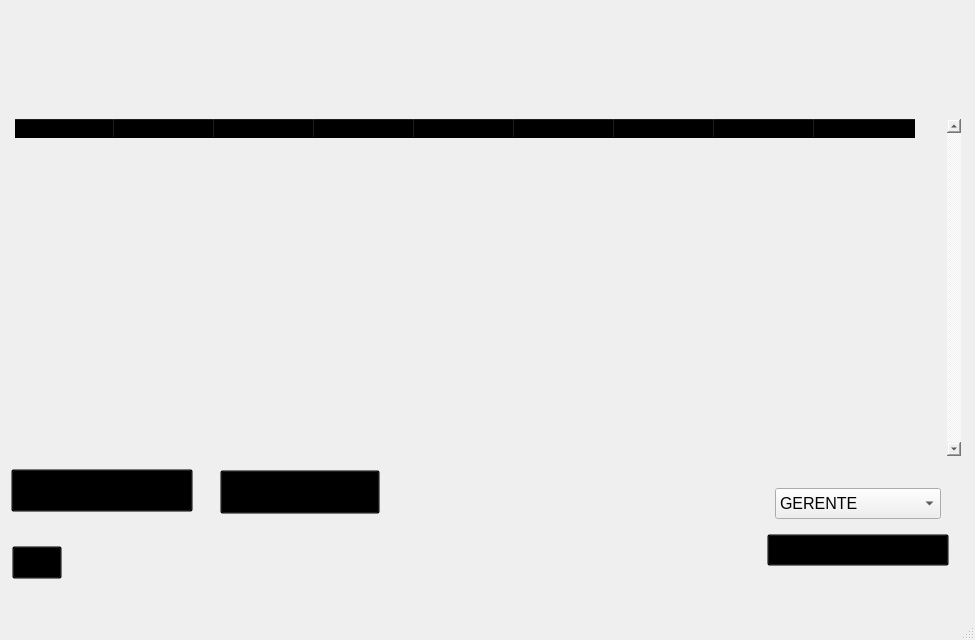
<?xml version="1.0" encoding="UTF-8"?>
<ui version="4.0">
 <class>MainWindow</class>
 <widget class="QMainWindow" name="MainWindow">
  <property name="geometry">
   <rect>
    <x>0</x>
    <y>0</y>
    <width>975</width>
    <height>640</height>
   </rect>
  </property>
  <property name="windowTitle">
   <string>Gerenciar Funcionários</string>
  </property>
  <widget class="QWidget" name="centralwidget">
   <widget class="QPushButton" name="pushButton_4">
    <property name="geometry">
     <rect>
      <x>11</x>
      <y>469</y>
      <width>182</width>
      <height>43</height>
     </rect>
    </property>
    <property name="cursor">
     <cursorShape>OpenHandCursor</cursorShape>
    </property>
    <property name="styleSheet">
     <string notr="true">background-color: transparent;</string>
    </property>
    <property name="text">
     <string/>
    </property>
   </widget>
   <widget class="QPushButton" name="pushButton_5">
    <property name="geometry">
     <rect>
      <x>12</x>
      <y>546</y>
      <width>50</width>
      <height>33</height>
     </rect>
    </property>
    <property name="cursor">
     <cursorShape>OpenHandCursor</cursorShape>
    </property>
    <property name="styleSheet">
     <string notr="true">background-color: transparent;</string>
    </property>
    <property name="text">
     <string/>
    </property>
   </widget>
   <widget class="QPushButton" name="pushButton_6">
    <property name="geometry">
     <rect>
      <x>220</x>
      <y>470</y>
      <width>160</width>
      <height>44</height>
     </rect>
    </property>
    <property name="cursor">
     <cursorShape>OpenHandCursor</cursorShape>
    </property>
    <property name="styleSheet">
     <string notr="true">background-color: transparent;</string>
    </property>
    <property name="text">
     <string/>
    </property>
   </widget>
   <widget class="QTableWidget" name="tableWidget">
    <property name="geometry">
     <rect>
      <x>15</x>
      <y>119</y>
      <width>946</width>
      <height>337</height>
     </rect>
    </property>
    <property name="font">
     <font>
      <pointsize>10</pointsize>
     </font>
    </property>
    <property name="styleSheet">
     <string notr="true">background-color: transparent;</string>
    </property>
    <property name="frameShape">
     <enum>QFrame::NoFrame</enum>
    </property>
    <property name="verticalScrollBarPolicy">
     <enum>Qt::ScrollBarAlwaysOn</enum>
    </property>
    <property name="editTriggers">
     <set>QAbstractItemView::NoEditTriggers</set>
    </property>
    <property name="showGrid">
     <bool>true</bool>
    </property>
    <property name="sortingEnabled">
     <bool>false</bool>
    </property>
    <property name="columnCount">
     <number>9</number>
    </property>
    <property name="horizontalHeaderSectionSizez" stdset="0">
     <number>9</number>
    </property>
    <attribute name="horizontalHeaderVisible">
     <bool>true</bool>
    </attribute>
    <attribute name="horizontalHeaderCascadingSectionResizes">
     <bool>true</bool>
    </attribute>
    <attribute name="horizontalHeaderDefaultSectionSize">
     <number>100</number>
    </attribute>
    <attribute name="horizontalHeaderHighlightSections">
     <bool>true</bool>
    </attribute>
    <attribute name="horizontalHeaderMinimumSectionSize">
     <number>23</number>
    </attribute>
    <attribute name="horizontalHeaderShowSortIndicator" stdset="0">
     <bool>false</bool>
    </attribute>
    <attribute name="horizontalHeaderStretchLastSection">
     <bool>false</bool>
    </attribute>
    <attribute name="verticalHeaderVisible">
     <bool>false</bool>
    </attribute>
    <attribute name="verticalHeaderShowSortIndicator" stdset="0">
     <bool>true</bool>
    </attribute>
    <attribute name="verticalHeaderStretchLastSection">
     <bool>false</bool>
    </attribute>
    <column>
     <property name="text">
      <string notr="true">ID </string>
     </property>
     <property name="font">
      <font>
       <pointsize>10</pointsize>
       <weight>75</weight>
       <bold>true</bold>
      </font>
     </property>
     <property name="foreground">
      <brush brushstyle="SolidPattern">
       <color alpha="255">
        <red>0</red>
        <green>0</green>
        <blue>0</blue>
       </color>
      </brush>
     </property>
    </column>
    <column>
     <property name="text">
      <string>NOME COMPLETO</string>
     </property>
     <property name="font">
      <font>
       <pointsize>10</pointsize>
       <weight>75</weight>
       <bold>true</bold>
      </font>
     </property>
    </column>
    <column>
     <property name="text">
      <string>NOME DE USUÁRIO</string>
     </property>
     <property name="font">
      <font>
       <pointsize>10</pointsize>
       <weight>75</weight>
       <bold>true</bold>
      </font>
     </property>
    </column>
    <column>
     <property name="text">
      <string>E-MAIL</string>
     </property>
     <property name="font">
      <font>
       <pointsize>10</pointsize>
       <weight>75</weight>
       <bold>true</bold>
      </font>
     </property>
    </column>
    <column>
     <property name="text">
      <string>RG</string>
     </property>
     <property name="font">
      <font>
       <pointsize>10</pointsize>
       <weight>75</weight>
       <bold>true</bold>
      </font>
     </property>
    </column>
    <column>
     <property name="text">
      <string>CPF</string>
     </property>
     <property name="font">
      <font>
       <pointsize>10</pointsize>
       <weight>75</weight>
       <bold>true</bold>
      </font>
     </property>
    </column>
    <column>
     <property name="text">
      <string>TELEFONE</string>
     </property>
     <property name="font">
      <font>
       <pointsize>10</pointsize>
       <weight>75</weight>
       <bold>true</bold>
      </font>
     </property>
    </column>
    <column>
     <property name="text">
      <string>DATA DE N.</string>
     </property>
     <property name="font">
      <font>
       <pointsize>10</pointsize>
       <weight>75</weight>
       <bold>true</bold>
      </font>
     </property>
    </column>
    <column>
     <property name="text">
      <string>GERENTE</string>
     </property>
     <property name="font">
      <font>
       <pointsize>10</pointsize>
       <weight>75</weight>
       <bold>true</bold>
      </font>
     </property>
    </column>
   </widget>
   <widget class="QLabel" name="label">
    <property name="geometry">
     <rect>
      <x>0</x>
      <y>0</y>
      <width>980</width>
      <height>600</height>
     </rect>
    </property>
    <property name="text">
     <string/>
    </property>
    <property name="pixmap">
     <pixmap>../Telas TRAB/Gerenciar Funcionários.png</pixmap>
    </property>
    <property name="scaledContents">
     <bool>true</bool>
    </property>
   </widget>
   <widget class="QComboBox" name="comboBox">
    <property name="geometry">
     <rect>
      <x>775</x>
      <y>488</y>
      <width>166</width>
      <height>31</height>
     </rect>
    </property>
    <property name="font">
     <font>
      <pointsize>12</pointsize>
     </font>
    </property>
    <item>
     <property name="text">
      <string>GERENTE</string>
     </property>
    </item>
    <item>
     <property name="text">
      <string>NÃO GERENTE</string>
     </property>
    </item>
   </widget>
   <widget class="QPushButton" name="pushButton_7">
    <property name="geometry">
     <rect>
      <x>767</x>
      <y>534</y>
      <width>182</width>
      <height>32</height>
     </rect>
    </property>
    <property name="cursor">
     <cursorShape>OpenHandCursor</cursorShape>
    </property>
    <property name="styleSheet">
     <string notr="true">background-color: transparent;</string>
    </property>
    <property name="text">
     <string/>
    </property>
   </widget>
   <zorder>label</zorder>
   <zorder>pushButton_4</zorder>
   <zorder>pushButton_5</zorder>
   <zorder>pushButton_6</zorder>
   <zorder>tableWidget</zorder>
   <zorder>comboBox</zorder>
   <zorder>pushButton_7</zorder>
  </widget>
  <widget class="QMenuBar" name="menubar">
   <property name="geometry">
    <rect>
     <x>0</x>
     <y>0</y>
     <width>975</width>
     <height>21</height>
    </rect>
   </property>
  </widget>
  <widget class="QStatusBar" name="statusbar"/>
 </widget>
 <resources/>
 <connections/>
</ui>
